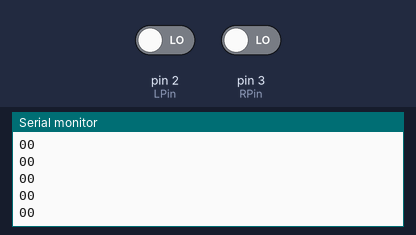
Simulated run of this sketch. Board: Arduino Uno, built with avr-gcc and run on an emulated ATmega328P. Shown: the last lines printed to the serial monitor. Inputs (shaded band) come from the test bench; at power-on: pin 2 (LPin) LOW, pin 3 (RPin) LOW.

Above: at 1.2 s.
1.3 s: pin 2 (LPin) driven HIGH
At 1.36 s:
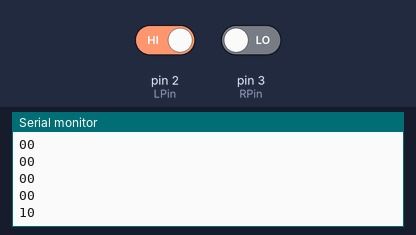
2.8 s: pin 3 (RPin) driven HIGH
At 2.86 s:
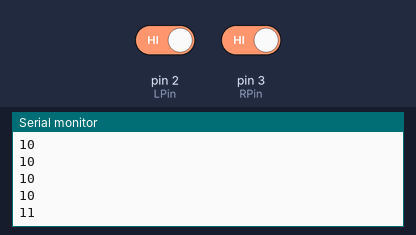
4.3 s: pin 2 (LPin) driven LOW
At 4.36 s:
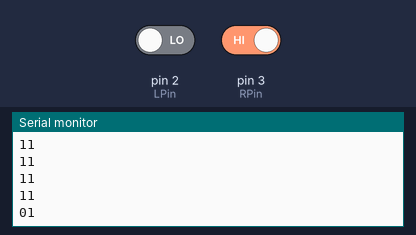
Timing chart, 0 to 7.3 s (numbered marks = the images above; inputs shaded):
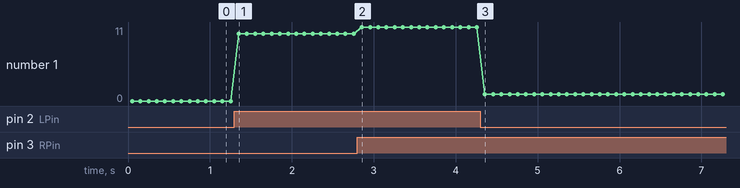

The sketch:

CAR.ino
```cpp
#include <Bounce2.h>;

const int LPin = 2;
const int RPin = 3;
const int GoPin = 12;
const int BackPin = 13;

const int motorPin1 = 11;
const int motorPin2 = 10;
//Motor B
const int motorPin3 = 6;
const int motorPin4 = 5;


void setup() {
Serial.begin(9600);
}

void loop() {
 int x = digitalRead(LPin);
  delay(50);
 Serial.print(x);

 int y = digitalRead(RPin);
  delay(50);
 Serial.println(y);

}
  void moveStop() {
  analogWrite(motorPin1, 0);
    analogWrite(motorPin2, 0);
    analogWrite(motorPin3, 0);
    analogWrite(motorPin4, 0);
  }

void moveForward() {


    analogWrite(motorPin1, 180);
    analogWrite(motorPin2, 0);
    analogWrite(motorPin3, 180);
    analogWrite(motorPin4, 0);

}

void moveBackward() {

    analogWrite(motorPin1, 0);
    analogWrite(motorPin2, 180);
    analogWrite(motorPin3, 0);
    analogWrite(motorPin4, 180);

}

void turnRight() {
 analogWrite(motorPin1, 180);
    analogWrite(motorPin4, 180);
  analogWrite(motorPin3, 0);
    analogWrite(motorPin2, 0);
delay(100);


}

void turnLeft()
  {
  analogWrite(motorPin1, 0);
    analogWrite(motorPin2, 180);
 analogWrite(motorPin3, 180);
    analogWrite(motorPin4, 0);
delay(200);
   moveForward();
  }
```

Measured:
- after the input at 1.3 s, the serial monitor: prints a new line after 0.05 s (image 1)
- after the input at 2.8 s, the serial monitor: prints a new line after 0.05 s (image 2)
- after the input at 4.3 s, the serial monitor: prints a new line after 0.06 s (image 3)
- plotted number 1: 0 → 10 after the input at 1.3 s, 10 → 11 after the input at 2.8 s, 11 → 0 after the input at 4.3 s
